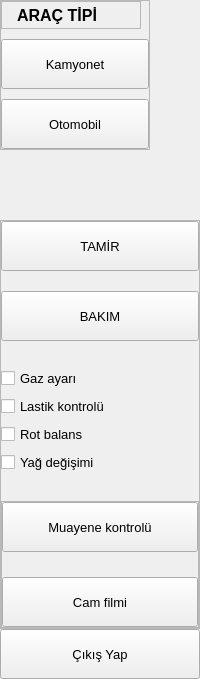
        <widget class="QFrame" name="leftMenuFrame">
         <property name="sizePolicy">
          <sizepolicy hsizetype="Preferred" vsizetype="Preferred">
           <horstretch>0</horstretch>
           <verstretch>0</verstretch>
          </sizepolicy>
         </property>
         <property name="minimumSize">
          <size>
           <width>152</width>
           <height>668</height>
          </size>
         </property>
         <property name="maximumSize">
          <size>
           <width>250</width>
           <height>16777215</height>
          </size>
         </property>
         <property name="frameShape">
          <enum>QFrame::NoFrame</enum>
         </property>
         <property name="frameShadow">
          <enum>QFrame::Raised</enum>
         </property>
         <layout class="QVBoxLayout" name="verticalLayout_4">
          <property name="spacing">
           <number>0</number>
          </property>
          <property name="leftMargin">
           <number>0</number>
          </property>
          <property name="topMargin">
           <number>0</number>
          </property>
          <property name="rightMargin">
           <number>0</number>
          </property>
          <property name="bottomMargin">
           <number>0</number>
          </property>
          <item>
           <widget class="QFrame" name="aracTipiFrame">
            <property name="minimumSize">
             <size>
              <width>150</width>
              <height>150</height>
             </size>
            </property>
            <property name="maximumSize">
             <size>
              <width>150</width>
              <height>150</height>
             </size>
            </property>
            <property name="frameShape">
             <enum>QFrame::StyledPanel</enum>
            </property>
            <property name="frameShadow">
             <enum>QFrame::Raised</enum>
            </property>
            <layout class="QVBoxLayout" name="verticalLayout_2">
             <property name="spacing">
              <number>10</number>
             </property>
             <property name="leftMargin">
              <number>0</number>
             </property>
             <property name="topMargin">
              <number>0</number>
             </property>
             <property name="rightMargin">
              <number>0</number>
             </property>
             <property name="bottomMargin">
              <number>0</number>
             </property>
             <item>
              <widget class="QFrame" name="frame_4">
               <property name="minimumSize">
                <size>
                 <width>140</width>
                 <height>0</height>
                </size>
               </property>
               <property name="maximumSize">
                <size>
                 <width>140</width>
                 <height>41</height>
                </size>
               </property>
               <property name="frameShape">
                <enum>QFrame::StyledPanel</enum>
               </property>
               <property name="frameShadow">
                <enum>QFrame::Raised</enum>
               </property>
               <layout class="QVBoxLayout" name="verticalLayout_8">
                <property name="spacing">
                 <number>0</number>
                </property>
                <property name="leftMargin">
                 <number>15</number>
                </property>
                <property name="topMargin">
                 <number>0</number>
                </property>
                <property name="rightMargin">
                 <number>0</number>
                </property>
                <property name="bottomMargin">
                 <number>0</number>
                </property>
                <item>
                 <widget class="QLabel" name="label_2">
                  <property name="minimumSize">
                   <size>
                    <width>81</width>
                    <height>21</height>
                   </size>
                  </property>
                  <property name="font">
                   <font>
                    <pointsize>12</pointsize>
                    <weight>75</weight>
                    <bold>true</bold>
                   </font>
                  </property>
                  <property name="text">
                   <string>ARAÇ TİPİ</string>
                  </property>
                 </widget>
                </item>
               </layout>
              </widget>
             </item>
             <item alignment="Qt::AlignTop">
              <widget class="QPushButton" name="kamyonetBtn">
               <property name="minimumSize">
                <size>
                 <width>0</width>
                 <height>50</height>
                </size>
               </property>
               <property name="font">
                <font>
                 <pointsize>10</pointsize>
                </font>
               </property>
               <property name="text">
                <string>Kamyonet</string>
               </property>
              </widget>
             </item>
             <item alignment="Qt::AlignTop">
              <widget class="QPushButton" name="otomobilBtn">
               <property name="minimumSize">
                <size>
                 <width>0</width>
                 <height>50</height>
                </size>
               </property>
               <property name="font">
                <font>
                 <pointsize>10</pointsize>
                </font>
               </property>
               <property name="text">
                <string>Otomobil</string>
               </property>
              </widget>
             </item>
            </layout>
           </widget>
          </item>
          <item>
           <spacer name="verticalSpacer">
            <property name="orientation">
             <enum>Qt::Vertical</enum>
            </property>
            <property name="sizeType">
             <enum>QSizePolicy::Fixed</enum>
            </property>
            <property name="sizeHint" stdset="0">
             <size>
              <width>20</width>
              <height>70</height>
             </size>
            </property>
           </spacer>
          </item>
          <item>
           <widget class="QFrame" name="secimFrame">
            <property name="frameShape">
             <enum>QFrame::StyledPanel</enum>
            </property>
            <property name="frameShadow">
             <enum>QFrame::Raised</enum>
            </property>
            <layout class="QVBoxLayout" name="verticalLayout_3">
             <property name="spacing">
              <number>20</number>
             </property>
             <property name="leftMargin">
              <number>0</number>
             </property>
             <property name="topMargin">
              <number>0</number>
             </property>
             <property name="rightMargin">
              <number>0</number>
             </property>
             <property name="bottomMargin">
              <number>0</number>
             </property>
             <item>
              <widget class="QPushButton" name="tamirBtn">
               <property name="minimumSize">
                <size>
                 <width>0</width>
                 <height>50</height>
                </size>
               </property>
               <property name="font">
                <font>
                 <pointsize>10</pointsize>
                </font>
               </property>
               <property name="text">
                <string>TAMİR</string>
               </property>
              </widget>
             </item>
             <item>
              <widget class="QPushButton" name="bakmBtn">
               <property name="minimumSize">
                <size>
                 <width>0</width>
                 <height>50</height>
                </size>
               </property>
               <property name="font">
                <font>
                 <pointsize>10</pointsize>
                </font>
               </property>
               <property name="text">
                <string>BAKIM</string>
               </property>
              </widget>
             </item>
             <item>
              <widget class="QFrame" name="bakimMenu">
               <property name="minimumSize">
                <size>
                 <width>0</width>
                 <height>120</height>
                </size>
               </property>
               <property name="frameShape">
                <enum>QFrame::NoFrame</enum>
               </property>
               <property name="frameShadow">
                <enum>QFrame::Raised</enum>
               </property>
               <property name="lineWidth">
                <number>2</number>
               </property>
               <layout class="QVBoxLayout" name="verticalLayout_5">
                <property name="spacing">
                 <number>0</number>
                </property>
                <property name="leftMargin">
                 <number>0</number>
                </property>
                <property name="topMargin">
                 <number>0</number>
                </property>
                <property name="rightMargin">
                 <number>0</number>
                </property>
                <property name="bottomMargin">
                 <number>0</number>
                </property>
                <item>
                 <widget class="QCheckBox" name="gazCheck">
                  <property name="font">
                   <font>
                    <pointsize>10</pointsize>
                   </font>
                  </property>
                  <property name="text">
                   <string>Gaz ayarı</string>
                  </property>
                 </widget>
                </item>
                <item>
                 <widget class="QCheckBox" name="lastikCheck">
                  <property name="font">
                   <font>
                    <pointsize>10</pointsize>
                   </font>
                  </property>
                  <property name="text">
                   <string>Lastik kontrolü</string>
                  </property>
                 </widget>
                </item>
                <item>
                 <widget class="QCheckBox" name="rotCheck">
                  <property name="font">
                   <font>
                    <pointsize>10</pointsize>
                   </font>
                  </property>
                  <property name="text">
                   <string>Rot balans </string>
                  </property>
                 </widget>
                </item>
                <item>
                 <widget class="QCheckBox" name="yagCheck">
                  <property name="font">
                   <font>
                    <pointsize>10</pointsize>
                   </font>
                  </property>
                  <property name="text">
                   <string>Yağ değişimi</string>
                  </property>
                 </widget>
                </item>
               </layout>
              </widget>
             </item>
             <item alignment="Qt::AlignTop">
              <widget class="QFrame" name="secimBottom">
               <property name="frameShape">
                <enum>QFrame::StyledPanel</enum>
               </property>
               <property name="frameShadow">
                <enum>QFrame::Raised</enum>
               </property>
               <layout class="QVBoxLayout" name="verticalLayout_7">
                <property name="spacing">
                 <number>25</number>
                </property>
                <property name="leftMargin">
                 <number>0</number>
                </property>
                <property name="topMargin">
                 <number>0</number>
                </property>
                <property name="rightMargin">
                 <number>0</number>
                </property>
                <property name="bottomMargin">
                 <number>0</number>
                </property>
                <item>
                 <widget class="QPushButton" name="muayeneBtn">
                  <property name="minimumSize">
                   <size>
                    <width>0</width>
                    <height>50</height>
                   </size>
                  </property>
                  <property name="font">
                   <font>
                    <pointsize>10</pointsize>
                   </font>
                  </property>
                  <property name="text">
                   <string>Muayene kontrolü</string>
                  </property>
                 </widget>
                </item>
                <item>
                 <widget class="QPushButton" name="camFilmBtn">
                  <property name="minimumSize">
                   <size>
                    <width>0</width>
                    <height>50</height>
                   </size>
                  </property>
                  <property name="font">
                   <font>
                    <pointsize>10</pointsize>
                   </font>
                  </property>
                  <property name="text">
                   <string>Cam filmi</string>
                  </property>
                 </widget>
                </item>
               </layout>
              </widget>
             </item>
            </layout>
           </widget>
          </item>
          <item alignment="Qt::AlignBottom">
           <widget class="QPushButton" name="cikisBtn">
            <property name="minimumSize">
             <size>
              <width>0</width>
              <height>50</height>
             </size>
            </property>
            <property name="font">
             <font>
              <pointsize>10</pointsize>
             </font>
            </property>
            <property name="text">
             <string>Çıkış Yap</string>
            </property>
           </widget>
          </item>
         </layout>
        </widget>
